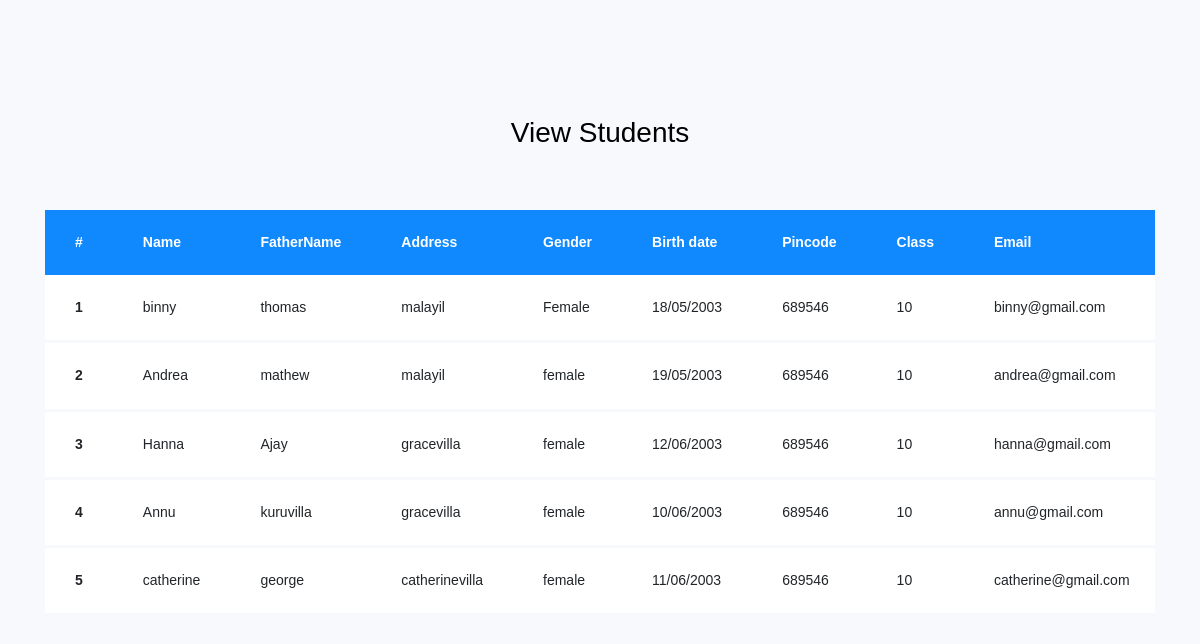
The page /students/ on the database its author committed.
### myapp/models.py (models this page shows, shortened)
class Registrations(models.Model):
    name = models.CharField(max_length=50)
    father_name = models.CharField(max_length=50)
    address = models.CharField(max_length=50)
    gender = models.CharField(max_length=50)
    birth_date = models.CharField(max_length=50)
    pincode = models.IntegerField()
    Class = models.CharField(max_length=50)
    email = models.EmailField()
    password=models.CharField(max_length=50)
    rights = models.CharField(max_length=35, default='user')

### myapp/views.py (the view)
# urls.py: path("students/",views.students),
def students(request):
    std=Registrations.objects.filter(rights='user')
    return render(request,"students.html",{'std':std})

### myapp/templates/students.html (shortened to what this page needs)
<!doctype html>
{% load static %}
<html lang="en">
  <head>
	<link rel="stylesheet" href="https://stackpath.bootstrapcdn.com/font-awesome/4.7.0/css/font-awesome.min.css">
	<link rel="stylesheet" href="{% static 'students/css/style.css' %}">
	</head>
	<body>
	<section class="ftco-section">
		<div class="container">
			<div class="row justify-content-center">
				<div class="col-md-6 text-center mb-5">
					<h2 class="heading-section">View Students</h2>
				</div>
			</div>
			<div class="row">
				<div class="col-md-12">
					<div class="table-wrap">
						<table class="table">
						  <thead class="thead-primary">
						    <tr>
						      <th>#</th>
						      <th>Name</th>
								<th>FatherName</th>
						      <th>Address</th>
						      <th>Gender</th>
								<th>Birth date</th>
						      <th>Pincode</th>
						      <th>Class</th>
						      <th>Email</th>
						    </tr>
						  </thead>
						  <tbody>
						  {% for i in std %}
						    <tr>
						      <th scope="row">{{forloop.counter}}</th>
						      <td>{{i.name}}</td>
						      <td>{{i.father_name}}</td>
						      <td>{{i.address}}</td>
								<td>{{i.gender}}</td>
						      <td>{{i.birth_date}}</td>
						      <td>{{i.pincode}}</td>
								<td>{{i.Class}}</td>
						      <td>{{i.email}}</td>
						    </tr>
						    {% endfor %}
						  </tbody>
						</table>
					</div>
				</div>
			</div>
		</div>
	</section>
	</body>
</html>

### rows shown on the page
Registrations: name "binny", father_name "thomas", address "malayil", gender "Female", birth_date "18/05/2003", pincode "689546", Class "10", email "binny@gmail.com"
Registrations: name "Andrea", father_name "mathew", address "malayil", gender "female", birth_date "19/05/2003", pincode "689546", Class "10", email "andrea@gmail.com"
Registrations: name "Hanna", father_name "Ajay", address "gracevilla", gender "female", birth_date "12/06/2003", pincode "689546", Class "10", email "hanna@gmail.com"
Registrations: name "Annu", father_name "kuruvilla", address "gracevilla", gender "female", birth_date "10/06/2003", pincode "689546", Class "10", email "annu@gmail.com"
Registrations: name "catherine", father_name "george", address "catherinevilla", gender "female", birth_date "11/06/2003", pincode "689546", Class "10", email "catherine@gmail.com"
